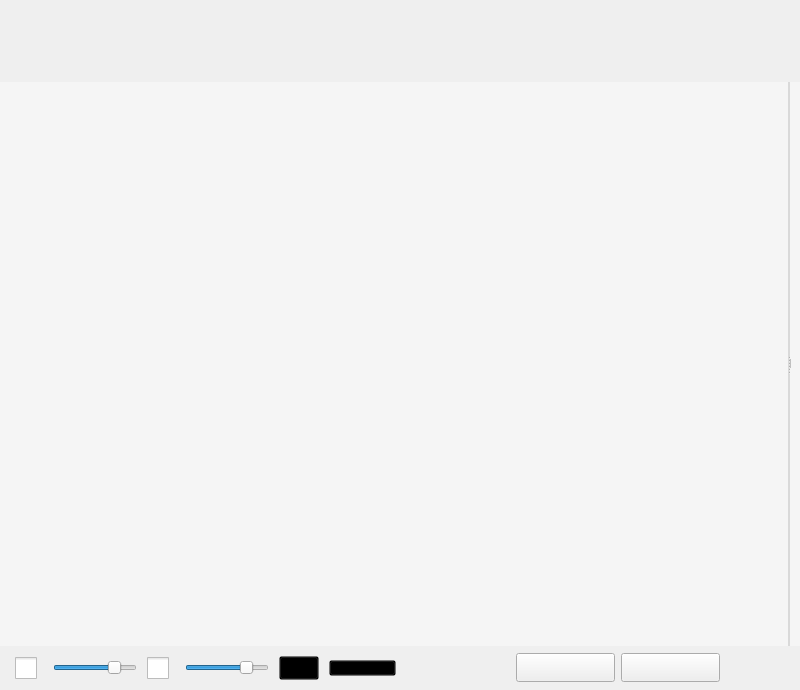
<?xml version="1.0" encoding="UTF-8"?>
<ui version="4.0">
 <class>RoomWdg</class>
 <widget class="QWidget" name="RoomWdg">
  <property name="geometry">
   <rect>
    <x>0</x>
    <y>0</y>
    <width>800</width>
    <height>690</height>
   </rect>
  </property>
  <property name="minimumSize">
   <size>
    <width>800</width>
    <height>600</height>
   </size>
  </property>
  <property name="windowTitle">
   <string>视频会议主界面</string>
  </property>
  <layout class="QVBoxLayout" name="verticalLayout">
   <property name="spacing">
    <number>0</number>
   </property>
   <property name="margin">
    <number>0</number>
   </property>
   <item>
    <widget class="QWidget" name="wdgTop" native="true">
     <property name="sizePolicy">
      <sizepolicy hsizetype="Preferred" vsizetype="Fixed">
       <horstretch>0</horstretch>
       <verstretch>0</verstretch>
      </sizepolicy>
     </property>
     <property name="minimumSize">
      <size>
       <width>0</width>
       <height>81</height>
      </size>
     </property>
     <property name="baseSize">
      <size>
       <width>0</width>
       <height>28</height>
      </size>
     </property>
     <property name="styleSheet">
      <string notr="true"/>
     </property>
     <layout class="QHBoxLayout" name="horizontalLayout_2" stretch="1">
      <property name="spacing">
       <number>0</number>
      </property>
      <property name="margin">
       <number>0</number>
      </property>
      <item>
       <layout class="QHBoxLayout" name="horizontalLayout_6">
        <property name="sizeConstraint">
         <enum>QLayout::SetFixedSize</enum>
        </property>
        <item>
         <layout class="QHBoxLayout" name="titleBar">
          <property name="spacing">
           <number>10</number>
          </property>
          <property name="leftMargin">
           <number>23</number>
          </property>
          <item>
           <widget class="QLabel" name="lblLogo">
            <property name="sizePolicy">
             <sizepolicy hsizetype="Fixed" vsizetype="Fixed">
              <horstretch>0</horstretch>
              <verstretch>0</verstretch>
             </sizepolicy>
            </property>
            <property name="minimumSize">
             <size>
              <width>250</width>
              <height>46</height>
             </size>
            </property>
            <property name="maximumSize">
             <size>
              <width>405</width>
              <height>400</height>
             </size>
            </property>
            <property name="text">
             <string/>
            </property>
            <property name="pixmap">
             <pixmap resource="../Resources/Default.qrc">:/login/login/logo4.png</pixmap>
            </property>
            <property name="scaledContents">
             <bool>false</bool>
            </property>
           </widget>
          </item>
          <item>
           <layout class="QHBoxLayout" name="horizontalLayout">
            <item>
             <widget class="QLabel" name="lblRoomNameLogo">
              <property name="minimumSize">
               <size>
                <width>18</width>
                <height>16</height>
               </size>
              </property>
              <property name="maximumSize">
               <size>
                <width>18</width>
                <height>16</height>
               </size>
              </property>
              <property name="styleSheet">
               <string notr="true">background-image: url(:/skin/room/icon_rom_name.png);
background-repeat: no-repeat;</string>
              </property>
              <property name="text">
               <string/>
              </property>
             </widget>
            </item>
            <item>
             <widget class="QLabel" name="lblRoomName">
              <property name="sizePolicy">
               <sizepolicy hsizetype="Minimum" vsizetype="Minimum">
                <horstretch>0</horstretch>
                <verstretch>0</verstretch>
               </sizepolicy>
              </property>
              <property name="minimumSize">
               <size>
                <width>140</width>
                <height>50</height>
               </size>
              </property>
              <property name="styleSheet">
               <string notr="true">border: 0px;
font-size:12pt;
font-family:微软雅黑,宋体;
color: rgb(255, 255, 255);
</string>
              </property>
              <property name="text">
               <string/>
              </property>
              <property name="scaledContents">
               <bool>false</bool>
              </property>
              <property name="alignment">
               <set>Qt::AlignLeading|Qt::AlignLeft|Qt::AlignVCenter</set>
              </property>
             </widget>
            </item>
           </layout>
          </item>
         </layout>
        </item>
        <item>
         <layout class="QVBoxLayout" name="sysBtnBar">
          <property name="spacing">
           <number>2</number>
          </property>
          <item>
           <layout class="QHBoxLayout" name="sysBtnBar2">
            <item>
             <widget class="QLabel" name="label">
              <property name="minimumSize">
               <size>
                <width>1</width>
                <height>1</height>
               </size>
              </property>
              <property name="maximumSize">
               <size>
                <width>10</width>
                <height>10</height>
               </size>
              </property>
              <property name="text">
               <string/>
              </property>
             </widget>
            </item>
            <item>
             <widget class="QLabel" name="label_2">
              <property name="text">
               <string/>
              </property>
             </widget>
            </item>
           </layout>
          </item>
          <item>
           <spacer name="verticalSpacer">
            <property name="orientation">
             <enum>Qt::Vertical</enum>
            </property>
            <property name="sizeHint" stdset="0">
             <size>
              <width>20</width>
              <height>68</height>
             </size>
            </property>
           </spacer>
          </item>
         </layout>
        </item>
       </layout>
      </item>
     </layout>
    </widget>
   </item>
   <item>
    <widget class="QWidget" name="wdgClient" native="true">
     <property name="styleSheet">
      <string notr="true">background-color: rgb(217, 217, 217);</string>
     </property>
     <layout class="QHBoxLayout" name="horizontalLayout_4">
      <property name="spacing">
       <number>0</number>
      </property>
      <property name="margin">
       <number>0</number>
      </property>
      <item>
       <widget class="QSplitter" name="splitter">
        <property name="sizePolicy">
         <sizepolicy hsizetype="Expanding" vsizetype="Preferred">
          <horstretch>0</horstretch>
          <verstretch>0</verstretch>
         </sizepolicy>
        </property>
        <property name="orientation">
         <enum>Qt::Horizontal</enum>
        </property>
        <property name="opaqueResize">
         <bool>true</bool>
        </property>
        <property name="handleWidth">
         <number>2</number>
        </property>
        <property name="childrenCollapsible">
         <bool>true</bool>
        </property>
        <widget class="QWidget" name="leftFrm" native="true">
         <property name="sizePolicy">
          <sizepolicy hsizetype="Preferred" vsizetype="Preferred">
           <horstretch>0</horstretch>
           <verstretch>0</verstretch>
          </sizepolicy>
         </property>
         <property name="minimumSize">
          <size>
           <width>400</width>
           <height>0</height>
          </size>
         </property>
         <property name="maximumSize">
          <size>
           <width>16777215</width>
           <height>16777215</height>
          </size>
         </property>
         <property name="styleSheet">
          <string notr="true">background-color: rgb(245, 245, 245);</string>
         </property>
        </widget>
        <widget class="QWidget" name="centerFrm" native="true">
         <property name="styleSheet">
          <string notr="true">background-color: rgb(245, 245, 245);</string>
         </property>
         <layout class="QHBoxLayout" name="layoutRight" stretch="0,0">
          <property name="spacing">
           <number>0</number>
          </property>
          <property name="margin">
           <number>0</number>
          </property>
          <item>
           <widget class="QCheckBox" name="btnTurnLeft">
            <property name="sizePolicy">
             <sizepolicy hsizetype="Fixed" vsizetype="Fixed">
              <horstretch>0</horstretch>
              <verstretch>0</verstretch>
             </sizepolicy>
            </property>
            <property name="minimumSize">
             <size>
              <width>5</width>
              <height>9</height>
             </size>
            </property>
            <property name="maximumSize">
             <size>
              <width>5</width>
              <height>9</height>
             </size>
            </property>
            <property name="text">
             <string/>
            </property>
            <property name="iconSize">
             <size>
              <width>5</width>
              <height>9</height>
             </size>
            </property>
           </widget>
          </item>
          <item>
           <widget class="QWidget" name="videoFrm" native="true">
            <property name="sizePolicy">
             <sizepolicy hsizetype="Minimum" vsizetype="Preferred">
              <horstretch>0</horstretch>
              <verstretch>0</verstretch>
             </sizepolicy>
            </property>
            <property name="maximumSize">
             <size>
              <width>6000</width>
              <height>6000</height>
             </size>
            </property>
           </widget>
          </item>
         </layout>
        </widget>
       </widget>
      </item>
     </layout>
    </widget>
   </item>
   <item>
    <widget class="QWidget" name="wdgBotton" native="true">
     <property name="sizePolicy">
      <sizepolicy hsizetype="Preferred" vsizetype="Fixed">
       <horstretch>0</horstretch>
       <verstretch>0</verstretch>
      </sizepolicy>
     </property>
     <property name="minimumSize">
      <size>
       <width>0</width>
       <height>44</height>
      </size>
     </property>
     <property name="styleSheet">
      <string notr="true"/>
     </property>
     <layout class="QHBoxLayout" name="horizontalLayout_3" stretch="0,1">
      <property name="spacing">
       <number>0</number>
      </property>
      <property name="leftMargin">
       <number>15</number>
      </property>
      <property name="topMargin">
       <number>0</number>
      </property>
      <property name="rightMargin">
       <number>0</number>
      </property>
      <property name="bottomMargin">
       <number>0</number>
      </property>
      <item>
       <layout class="QHBoxLayout" name="bottomToolBar">
        <property name="spacing">
         <number>10</number>
        </property>
        <property name="rightMargin">
         <number>0</number>
        </property>
        <item>
         <widget class="QCheckBox" name="btnMic">
          <property name="toolTip">
           <string>静音</string>
          </property>
          <property name="styleSheet">
           <string notr="true">QCheckBox:focus, QRadioButton:focus 
{
	border: none;
	outline: none;
}

QCheckBox
{
	font-size:12px;
	font-family:微软雅黑,宋体;
}

QCheckBox::indicator
{	
	width:22px;
	height:22px;
}
QCheckBox::indicator:unchecked 
{
	border-image: url(:/skin/room/mic_check.png) 0 110 0 0;
}

QCheckBox::indicator:unchecked:hover
{
	border-image: url(:/skin/room/mic_check.png) 0 88 0 22;
}

QCheckBox::indicator:unchecked:pressed
{
	border-image: url(:/skin/room/mic_check.png) 0 66 0 44;
}

QCheckBox::indicator:unchecked:disabled
{
  border-image: url(:/skin/room/mic_check.png) 0 66 0 44;
}

QCheckBox::indicator:checked
{
	border-image: url(:/skin/room/mic_check.png) 0 44 0 66;
}

QCheckBox::indicator:checked:hover
{
	border-image: url(:/skin/room/mic_check.png) 0 22 0 88;
}

QCheckBox::indicator:checked:pressed
{
	border-image: url(:/skin/room/mic_check.png) 0 0 0 110;
}

QCheckBox::indicator:checked:disabled
{
    border-image: url(:/skin/room/mic_check.png) 0 0 0 110;
}</string>
          </property>
          <property name="text">
           <string/>
          </property>
         </widget>
        </item>
        <item>
         <widget class="QSlider" name="sliderMic">
          <property name="maximum">
           <number>255</number>
          </property>
          <property name="value">
           <number>200</number>
          </property>
          <property name="orientation">
           <enum>Qt::Horizontal</enum>
          </property>
         </widget>
        </item>
        <item>
         <widget class="QCheckBox" name="btnSpeaker">
          <property name="toolTip">
           <string>静音</string>
          </property>
          <property name="styleSheet">
           <string notr="true">QCheckBox:focus, QRadioButton:focus 
{
	border: none;
	outline: none;
}

QCheckBox
{
	font-size:12px;
	font-family:微软雅黑,宋体;
}

QCheckBox::indicator
{	
	width:22px;
	height:22px;
}
QCheckBox::indicator:unchecked 
{
	border-image: url(:/skin/room/speaker_check.png) 0 110 0 0;
}

QCheckBox::indicator:unchecked:hover
{
	border-image: url(:/skin/room/speaker_check.png) 0 88 0 22;
}

QCheckBox::indicator:unchecked:pressed
{
	border-image: url(:/skin/room/speaker_check.png) 0 66 0 44;
}

QCheckBox::indicator:unchecked:disabled
{
  border-image: url(:/skin/room/speaker_check.png) 0 66 0 44;
}

QCheckBox::indicator:checked
{
	border-image: url(:/skin/room/speaker_check.png) 0 44 0 66;
}

QCheckBox::indicator:checked:hover
{
	border-image: url(:/skin/room/speaker_check.png) 0 22 0 88;
}

QCheckBox::indicator:checked:pressed
{
	border-image: url(:/skin/room/speaker_check.png) 0 0 0 110;
}

QCheckBox::indicator:checked:disabled
{
    border-image: url(:/skin/room/speaker_check.png) 0 0 0 110;
}</string>
          </property>
          <property name="text">
           <string/>
          </property>
         </widget>
        </item>
        <item>
         <widget class="QSlider" name="sliderSpeaker">
          <property name="maximum">
           <number>255</number>
          </property>
          <property name="value">
           <number>200</number>
          </property>
          <property name="orientation">
           <enum>Qt::Horizontal</enum>
          </property>
         </widget>
        </item>
        <item>
         <widget class="QPushButton" name="btnFullScreen">
          <property name="minimumSize">
           <size>
            <width>24</width>
            <height>24</height>
           </size>
          </property>
          <property name="toolTip">
           <string>全屏显示视频或文档</string>
          </property>
          <property name="styleSheet">
           <string notr="true">background-color:transparent;</string>
          </property>
          <property name="text">
           <string/>
          </property>
          <property name="icon">
           <iconset resource="../Resources/Default.qrc">
            <normaloff>:/video/fullscreen_24_2.png</normaloff>:/video/fullscreen_24_2.png</iconset>
          </property>
          <property name="iconSize">
           <size>
            <width>24</width>
            <height>24</height>
           </size>
          </property>
         </widget>
        </item>
        <item>
         <widget class="QToolButton" name="btnShowPPT">
          <property name="minimumSize">
           <size>
            <width>67</width>
            <height>16</height>
           </size>
          </property>
          <property name="maximumSize">
           <size>
            <width>67</width>
            <height>16</height>
           </size>
          </property>
          <property name="toolTip">
           <string>演示PPT</string>
          </property>
          <property name="styleSheet">
           <string notr="true">background-color:transparent;
</string>
          </property>
          <property name="text">
           <string/>
          </property>
          <property name="icon">
           <iconset resource="../Resources/Default.qrc">
            <normaloff>:/skin/room/ppt_1h.png</normaloff>:/skin/room/ppt_1h.png</iconset>
          </property>
          <property name="iconSize">
           <size>
            <width>67</width>
            <height>16</height>
           </size>
          </property>
         </widget>
        </item>
        <item>
         <spacer name="horizontalSpacer">
          <property name="orientation">
           <enum>Qt::Horizontal</enum>
          </property>
          <property name="sizeHint" stdset="0">
           <size>
            <width>40</width>
            <height>20</height>
           </size>
          </property>
         </spacer>
        </item>
       </layout>
      </item>
      <item>
       <layout class="QHBoxLayout" name="bottom_right">
        <item>
         <spacer name="horizontalSpacer_3">
          <property name="orientation">
           <enum>Qt::Horizontal</enum>
          </property>
          <property name="sizeType">
           <enum>QSizePolicy::Expanding</enum>
          </property>
          <property name="sizeHint" stdset="0">
           <size>
            <width>40</width>
            <height>20</height>
           </size>
          </property>
         </spacer>
        </item>
        <item>
         <widget class="QPushButton" name="btnShowVideo">
          <property name="sizePolicy">
           <sizepolicy hsizetype="Fixed" vsizetype="Fixed">
            <horstretch>0</horstretch>
            <verstretch>0</verstretch>
           </sizepolicy>
          </property>
          <property name="minimumSize">
           <size>
            <width>99</width>
            <height>29</height>
           </size>
          </property>
          <property name="toolTip">
           <string>显示我的视频</string>
          </property>
          <property name="text">
           <string/>
          </property>
         </widget>
        </item>
        <item>
         <widget class="QPushButton" name="btnCloseVideo">
          <property name="sizePolicy">
           <sizepolicy hsizetype="Fixed" vsizetype="Fixed">
            <horstretch>0</horstretch>
            <verstretch>0</verstretch>
           </sizepolicy>
          </property>
          <property name="minimumSize">
           <size>
            <width>99</width>
            <height>29</height>
           </size>
          </property>
          <property name="toolTip">
           <string>显示我的视频</string>
          </property>
          <property name="text">
           <string/>
          </property>
         </widget>
        </item>
        <item>
         <spacer name="horizontalSpacer_2">
          <property name="orientation">
           <enum>Qt::Horizontal</enum>
          </property>
          <property name="sizeType">
           <enum>QSizePolicy::Expanding</enum>
          </property>
          <property name="sizeHint" stdset="0">
           <size>
            <width>40</width>
            <height>20</height>
           </size>
          </property>
         </spacer>
        </item>
       </layout>
      </item>
     </layout>
    </widget>
   </item>
  </layout>
 </widget>
 <layoutdefault spacing="6" margin="11"/>
 <resources>
  <include location="../Resources/Default.qrc"/>
 </resources>
 <connections/>
</ui>
